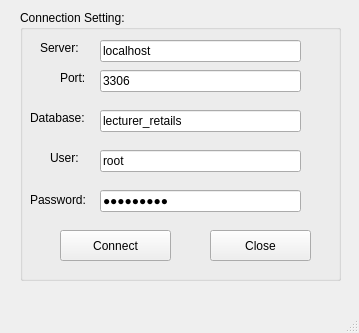
<?xml version="1.0" encoding="UTF-8"?>
<ui version="4.0">
 <class>MainWindow</class>
 <widget class="QMainWindow" name="MainWindow">
  <property name="geometry">
   <rect>
    <x>0</x>
    <y>0</y>
    <width>359</width>
    <height>333</height>
   </rect>
  </property>
  <property name="windowTitle">
   <string>Lê Phước Thịnh</string>
  </property>
  <property name="windowIcon">
   <iconset>
    <normaloff>../Images/ic_logo.jpg</normaloff>../Images/ic_logo.jpg</iconset>
  </property>
  <widget class="QWidget" name="centralwidget">
   <widget class="QGroupBox" name="groupBox">
    <property name="geometry">
     <rect>
      <x>20</x>
      <y>10</y>
      <width>321</width>
      <height>271</height>
     </rect>
    </property>
    <property name="title">
     <string>Connection Setting:</string>
    </property>
    <widget class="QLabel" name="label">
     <property name="geometry">
      <rect>
       <x>20</x>
       <y>30</y>
       <width>51</width>
       <height>16</height>
      </rect>
     </property>
     <property name="text">
      <string>Server:</string>
     </property>
    </widget>
    <widget class="QLineEdit" name="lineEditServer">
     <property name="geometry">
      <rect>
       <x>80</x>
       <y>30</y>
       <width>201</width>
       <height>22</height>
      </rect>
     </property>
     <property name="text">
      <string>localhost</string>
     </property>
    </widget>
    <widget class="QLineEdit" name="lineEditPort">
     <property name="geometry">
      <rect>
       <x>80</x>
       <y>60</y>
       <width>201</width>
       <height>22</height>
      </rect>
     </property>
     <property name="text">
      <string>3306</string>
     </property>
    </widget>
    <widget class="QLabel" name="label_2">
     <property name="geometry">
      <rect>
       <x>40</x>
       <y>60</y>
       <width>31</width>
       <height>16</height>
      </rect>
     </property>
     <property name="text">
      <string>Port:</string>
     </property>
    </widget>
    <widget class="QLineEdit" name="lineEditDatabase">
     <property name="geometry">
      <rect>
       <x>80</x>
       <y>100</y>
       <width>201</width>
       <height>22</height>
      </rect>
     </property>
     <property name="text">
      <string>lecturer_retails</string>
     </property>
    </widget>
    <widget class="QLabel" name="label_3">
     <property name="geometry">
      <rect>
       <x>10</x>
       <y>100</y>
       <width>61</width>
       <height>16</height>
      </rect>
     </property>
     <property name="text">
      <string>Database:</string>
     </property>
    </widget>
    <widget class="QLineEdit" name="lineEditUser">
     <property name="geometry">
      <rect>
       <x>80</x>
       <y>140</y>
       <width>201</width>
       <height>22</height>
      </rect>
     </property>
     <property name="text">
      <string>root</string>
     </property>
    </widget>
    <widget class="QLabel" name="label_4">
     <property name="geometry">
      <rect>
       <x>30</x>
       <y>140</y>
       <width>41</width>
       <height>16</height>
      </rect>
     </property>
     <property name="text">
      <string>User:</string>
     </property>
    </widget>
    <widget class="QLineEdit" name="lineEditPassword">
     <property name="geometry">
      <rect>
       <x>80</x>
       <y>180</y>
       <width>201</width>
       <height>22</height>
      </rect>
     </property>
     <property name="text">
      <string>@Obama123</string>
     </property>
     <property name="echoMode">
      <enum>QLineEdit::Password</enum>
     </property>
    </widget>
    <widget class="QLabel" name="label_5">
     <property name="geometry">
      <rect>
       <x>10</x>
       <y>180</y>
       <width>61</width>
       <height>20</height>
      </rect>
     </property>
     <property name="text">
      <string>Password:</string>
     </property>
    </widget>
    <widget class="QPushButton" name="pushButtonConnect">
     <property name="geometry">
      <rect>
       <x>40</x>
       <y>220</y>
       <width>111</width>
       <height>31</height>
      </rect>
     </property>
     <property name="text">
      <string>Connect</string>
     </property>
     <property name="icon">
      <iconset>
       <normaloff>../Images/ic_connect.png</normaloff>../Images/ic_connect.png</iconset>
     </property>
    </widget>
    <widget class="QPushButton" name="pushButtonClose">
     <property name="geometry">
      <rect>
       <x>190</x>
       <y>220</y>
       <width>101</width>
       <height>31</height>
      </rect>
     </property>
     <property name="text">
      <string>Close</string>
     </property>
     <property name="icon">
      <iconset>
       <normaloff>../Images/ic_shutdown.png</normaloff>../Images/ic_shutdown.png</iconset>
     </property>
     <property name="shortcut">
      <string>Esc</string>
     </property>
    </widget>
   </widget>
  </widget>
  <widget class="QMenuBar" name="menubar">
   <property name="geometry">
    <rect>
     <x>0</x>
     <y>0</y>
     <width>359</width>
     <height>26</height>
    </rect>
   </property>
  </widget>
  <widget class="QStatusBar" name="statusbar"/>
 </widget>
 <resources/>
 <connections>
  <connection>
   <sender>pushButtonClose</sender>
   <signal>clicked()</signal>
   <receiver>MainWindow</receiver>
   <slot>close()</slot>
   <hints>
    <hint type="sourcelabel">
     <x>260</x>
     <y>271</y>
    </hint>
    <hint type="destinationlabel">
     <x>179</x>
     <y>166</y>
    </hint>
   </hints>
  </connection>
 </connections>
</ui>
